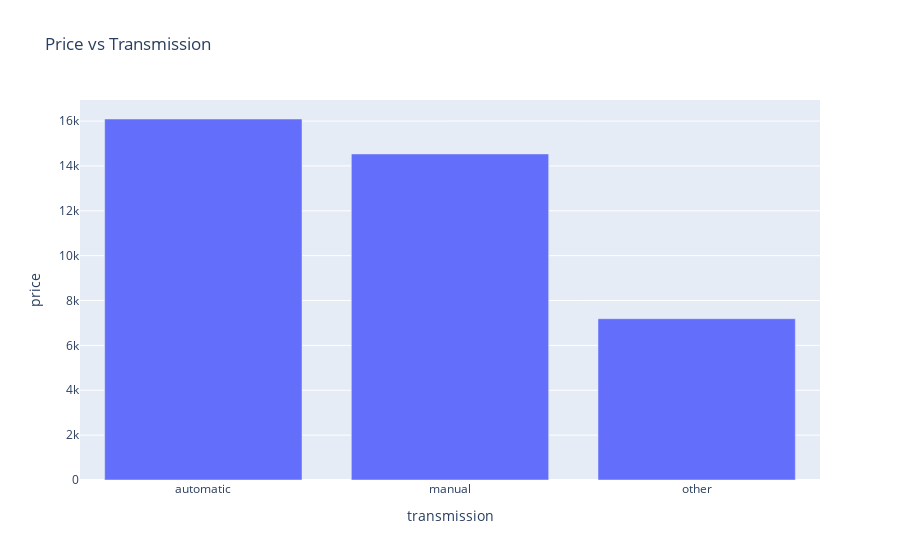

The cell this chart's notebook holds for it:
### Code cell
px.bar(cars_price_vs_ts, x = cars_price_vs_ts.index, y = "price", title = "Price vs Transmission" )

### Figure 1 — Plotly figure (JSON) as saved in the notebook; plotly's stock layout.template omitted (floating-point values rounded to 4 significant figures)
{"data": [{"alignmentgroup": "True", "hovertemplate": "transmission=%{x}<br>price=%{y}<extra></extra>", "legendgroup": "", "marker": {"color": "#636efa", "pattern": {"shape": ""}}, "name": "", "offsetgroup": "", "orientation": "v", "showlegend": false, "textposition": "auto", "type": "bar", "x": ["automatic", "manual", "other"], "xaxis": "x", "y": [16090.0, 14530.0, 7189.0], "yaxis": "y"}], "layout": {"barmode": "relative", "legend": {"tracegroupgap": 0}, "title": {"text": "Price vs Transmission"}, "xaxis": {"anchor": "y", "domain": [0, 1], "title": {"text": "transmission"}}, "yaxis": {"anchor": "x", "domain": [0, 1], "title": {"text": "price"}}}}
